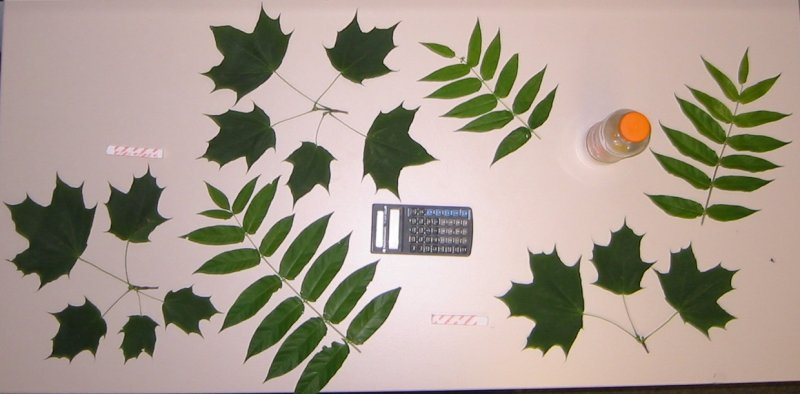
#> input picture Ex2/data/query.jpg, 800 x 394 px
$ python test.py
#> lines starting #> are read from the running program, lines starting #| are printed output that depends on the picture; after the words box and inside, x2 and y2 are one past the last pixel; in counts of white or black regions, pixels touching at a corner belong together
### Ex2/ex2.py
#!/usr/bin/env python3
# -*- coding: utf-8 -*-
"""

@author: Simon Matern
"""
import numpy as np
import cv2
import sys
import utils
from functools import reduce
import pickle

def binarizeImage(img):
    """
    This method creates a binary image from a colored or grayscale image.
    To improve the performance of the segmentation all structures should be
    separated using morphological operations, e.g. leaves should not be
    connected with each other.

    Parameters
    ----------
    img : ndarray
        An input image with shape (H,W,C) or (H,W)

    Returns
    -------
    result : ndarray
        A binary image with background pixel = 0 and foreground pixel = 255.
        The shape should be (H,W).

    """


    # converts the image to grayscale if it was
    img = img.copy()
    if len(img.shape)>2 and img.shape[2]==3:
        img = cv2.cvtColor(img, cv2.COLOR_BGR2GRAY)
    thresh=120
    #TODO:
    # ---- Binarize Image ----
    # Given a grayscale image, compute a binary representation
    # Background pixel = 0
    # Foreground pixel = 255
    thresh, img=cv2.threshold(img, thresh, 255,cv2.THRESH_BINARY_INV  )
    #TODO (optional):
    # ---- Erosion ----
    # Use morphological erosion to remove small connections between structures

    #utils.show(res)
    utils.show(img)
    return img

def extractContours(img):
    """
    This method ectracts contours from a binary images.
    The resulting contours/shapes are stored in a list.
    Each shape is represented by its 2d points using an ndarray of size (N,2)

    Parameters
    ----------
    img : ndarray
        A binary image

    Returns
    -------
    shapes : list[ndarray]
        A list of shapes.

    """
    contours, hierarchy =  cv2.findContours(img, cv2.RETR_EXTERNAL, cv2.CHAIN_APPROX_NONE)
    utils.visualizeContours(img, contours)

    shapes = []
    for cnt in contours:
        N = len(cnt)
        shape = cnt.reshape((N,2))
        shapes.append(shape)
    return shapes


def getFourierDescriptor(shape):
    """
    Compute the Fourier descriptor of a shape.
    Please use numpy.fft.fft() for the fourier transform.
    Otherwise there might be type conflicts.

    See: https://numpy.org/doc/stable/reference/routines.fft.html#module-numpy.fft

    Parameters
    ----------
    shape : ndarray
        A shape described by an array of size (N,2).
        Where N is the number of points.

    Returns
    -------
    fd : ndarray
        The fourier descriptor described by an array of size N.
        Note, that the output should contain complex numbers.

        Also note, that the 0th frequency is at fd[0].
        fd[1:n/2] contains all positive frequencies.
        fd[n/2:]  contains all negative frequencise.
        See documentation for details
    """

    # TODO:
    # Compute fourier descriptor of shape
    #print("shape")

    #print(shape)
    result=shape[:,0]+shape[:,1]*1j
    #print(result)
    #print("fourier")

    result=np.fft.fft(result)
    #print (result)
    return result

def normalizeFourierDescriptor(fd, n_freq):
    """
    Given a Fourier descriptor and the number of frequencies, normalize
    the Fourier Descriptor and reduce the number of frequencies to n_freq.

    Note, that you have to remove the higher frequencies,
    i.e. keep n_freq/2 lowest positive frequencies and n_freq/2 lowest negative frequencies.

    Parameters
    ----------
    fd : ndarray
        An unnormalized Fourier descriptor
    n_freq : int
        number of frequencies to represent the normalized FD

    Returns
    -------
    nfd : ndarray
        A normalized Fourier descriptor.

    """

    fd = fd.copy()

    # TODO:
    # Translation Invariance F(0) := 0
    fd[0]=0

    # TODO:
    # Scale Invariance F(i) := F(i)/|F(1)|
    fd=fd/fd[1]

    # TODO:
    # Rotation Invariance, starting point invariance etc.
    # F := |F|
    fd=abs(fd)
    # TODO:
    # Filter higher frequencies
    mid=int(n_freq/2)


    fd1=fd[:(mid+1)]#positive freqencies
    fd2=fd[-mid:]
    result= np.concatenate((fd1, fd2))
    return result

def classifyFourierDescriptor(nfd, nfd_templates, thresh):
    """
    Given a single normalized Fourier descriptor of shape and a list of
    normalized Fourier descriptor of the templates, classify the the shape.

    Use the following metric: d(x,y) = np.linalg.norm(x-y)/N  ,where N is the
    length of the descriptor.

    Parameters
    ----------
    nfd : ndarray
        normalized Fourier descriptor of some shape.
    nfd_templates : list[ndarrray]
        list of normalized Fourier descriptor of the templates.
    thresh : float
        a classification is only considered if the metric is below this threshold.
        Otherwise return -1

    Returns
    -------
    index : int
        The index of the corresponding class.
        0 is the first class (first template), 1 is the second class (second template)..
        If the dissimilarity is too large return -1
    """
    counter=-1
    last=1
    for classification in nfd_templates:
        if np.linalg.norm(nfd-classification)/len(nfd)<last:
            last= np.linalg.norm(nfd-classification)/len(nfd)
            counter=counter+1


    if last>thresh:
        return -1

    return counter


def imageSegmentation(img, templates, n_freq, thresh):
    query = binarizeImage(img)
    shapes = extractContours(query)
    shapes = [shape for shape in shapes if len(shape) > n_freq]


    utils.visualizeShapes(img, shapes, (255,255,255))
    fds = [getFourierDescriptor(shape) for shape in shapes]
    nfds = [normalizeFourierDescriptor(fd, n_freq) for fd in fds]

    nfd_templates = []
    for template in templates:
        binary = binarizeImage(template)
        templ_shapes = extractContours(binary)
        templ_shapes = [shape for shape in templ_shapes if len(shape) > n_freq]

        if len(templ_shapes) == 0:
            continue
        largest_shape = reduce((lambda x, y: x if len(x) > len(y) else y), templ_shapes)
        fd = getFourierDescriptor(largest_shape)
        nfd = normalizeFourierDescriptor(fd, n_freq)
        nfd_templates.append(nfd)

    classification = [classifyFourierDescriptor(nfd, nfd_templates, thresh) for nfd in nfds]

    classes = []
    labels = np.zeros(img.shape, np.uint8)
    for i in range(len(templates)):
        class_i = list(filter(lambda x: x[1] == i, enumerate(classification)))
        shapes_i = [shapes[x[0]] for x in class_i]

        color = (0,0,0)
        if i == 0:
            color = (255,0,0)
        elif i == 1:
            color = (0,255,0)
        else:
            color = (np.random.randint(1,255),np.random.randint(1,255),np.random.randint(1,255))
        labels = utils.visualizeShapes(labels, shapes_i, color)
        classes.append(shapes_i)

    return classes, labels

# [16 lines that do not run on import are left out]


### Ex2/utils.py
#!/usr/bin/env python3
# -*- coding: utf-8 -*-
"""
@author: Simon Matern
"""
import cv2
from matplotlib import pyplot as plt
import numpy as np
def show(img):
    """
    This method takes an image in numpy format and displays it.

    Parameters
    ----------
    img : a numpy array describing an image

    Returns
    -------
    None.

    """

    shape = img.shape
    if len(shape) == 3:
        plt.imshow(cv2.cvtColor(img, cv2.COLOR_BGR2RGB))
        plt.show()
    if len(shape) == 2:
        plt.imshow(img, cmap='gray')
        plt.show()

def visualizeContours(img, contours):
    """
    Visualise contours

    Parameters
    ----------
    img : numpy ndarray
        the contours are drawn into this image
    contours : list of ndarrays
        each element in contours is an ndarray with shape (N,1,2) which represents a contour
    """
    vis = img.copy()
    if len(vis.shape)==2:
        vis = np.stack([vis,vis,vis],axis=2)

    for cnt in contours:
        vis = cv2.drawContours(vis, [cnt.astype(int)], 0, (np.random.randint(1,255),np.random.randint(1,255),np.random.randint(1,255)), 3)
    show(vis)

def visualizeShapes(img, shapes, color):
    vis = img.copy()
    if len(vis.shape)==2:
        vis = np.stack([vis,vis,vis],axis=2)

    for shape in shapes:
        N = len(shape)
        cnt = shape.reshape((N,1,2))
        vis = cv2.fillPoly(vis, [cnt.astype(int)],color)
    show(vis)
    return vis


# [11 lines left out: function visualizeFourierDiscriptor, not called in this run]

### Ex2/test.py
#!/usr/bin/env python3
# -*- coding: utf-8 -*-
"""
@author: Simon Matern
"""
import numpy as np

import ex2
import cv2
import utils
import json


def checkBinarization(img, ref):
    try:
        H,W,C = img.shape
        binary = ex2.binarizeImage(img)
        #utils.show(np.equal(binary,0))
        utils.show(binary)
        utils.show(ref)
        intersection = ((ref == 255) & (binary == 255) & (ref == binary)).sum()
        union = ((ref == 255) | (binary == 255)).sum()

        iou = intersection/union
        assert binary.min() == 0, "The binary image must have values 0 or 255"
        assert binary.max() == 255, "The binary image must have values 0 or 255"
        assert iou > 0.8, "The binarization is not good enough. Try changing some parameters. Is your image maybe inverted?"
        return True

    except AssertionError as e:
        print(e)
        return False

def checkFourierDescriptor():
    try:
        points = np.random.random((20, 2))
        fd = points[:,0]+1j*points[:, 1]
        fd_ref = np.fft.fft(fd)
        fd = ex2.getFourierDescriptor(points)
        assert np.abs(fd_ref-fd).sum() < 0.01, "There is an error with the Fourier Descriptor"
        return True
    except AssertionError as e:
        print(e)
        return False


def checkNormalizeFourierDescriptor():
    try:
        n_freq = 21
        points = np.random.random((20, 2))
        fd = points[:, 0] + 1j * points[:, 1]
        fd = np.fft.fft(fd)
        nfd = ex2.normalizeFourierDescriptor(fd, n_freq)

        assert len(nfd) == n_freq, "Fourier Descriptor has wrong size. Size should be n_freq."
        assert nfd.dtype == np.float64 or nfd.dtype == np.float32, "Fourier Descriptor is not correctly normalized. " \
                                                                   "The FD should only contain real numbers (float32 " \
                                                                   "or float64) "
        assert nfd[0] == 0, "Fourier Descriptor is not translation invariant"
        assert np.abs(nfd[1] - 1) < 0.001, "Fourier Descriptor is not scale invariant"
        return True
    except AssertionError as e:
        print(e)
        return False

def checkClassification():
    try:
        template1 = cv2.imread("data/template1.jpg")
        utils.show(template1)

        template2 = cv2.imread("data/template2.jpg")
        utils.show(template2)
        templates = [template1, template2]


        img = cv2.imread("data/query.jpg")
        utils.show(img)

        n_freq = 30
        thresh = 0.5

        _, labels = ex2.imageSegmentation(img, templates, n_freq, thresh)
        class1 = labels[:,:,0]==255
        class2 = labels[:,:,1]==255
        utils.show(class1)
        utils.show(class2)

        gt = cv2.imread("data/labels.png")
        class1_gt = gt[:,:,0]==255
        class2_gt = gt[:,:,1]==255
        utils.show(class1_gt)
        utils.show(class2_gt)

        intersection1 = (class1 & class1_gt & (class1_gt == class1)).sum()
        union1 = (class1 | class1_gt).sum()

        intersection2 = (class2 & class2_gt & (class2_gt == class2)).sum()
        union2 = (class2 | class2_gt).sum()

        utils.show((class1 | class1_gt))
        utils.show((class2 | class2_gt))

        iou1 = intersection1/union1
        iou2 = intersection2/union2

        assert iou1 > 0.7, "The classification of class 1 is incorrect. Score: {:2.2f}%".format(100*iou1)
        assert iou2 > 0.55, "The classification of class 2 is incorrect. Score: {:2.2f}%".format(100*iou2)
        return True

    except AssertionError as e:
        print(e)
        return False


if __name__ == '__main__':
    img = cv2.imread("data/query.jpg")
#> img is the input picture: shape (394, 800, 3); mean B, G, R 142.8, 155.4, 168.1
    ref = cv2.imread("data/binary_query.png")[:,:,0]
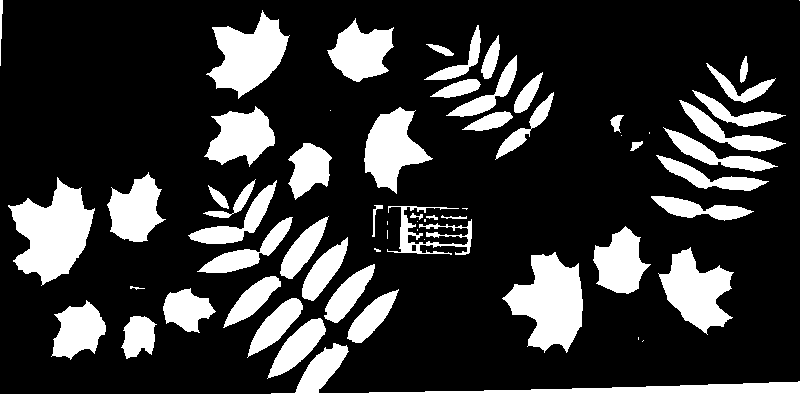
#> input picture Ex2/data/binary_query.png, 800 x 394 px
#> ref: shape (394, 800); 21.3% white; 63 white regions (14 under 20 px), largest, box (x1, y1, x2, y2) and area: (8, 177, 95, 286) 5178, (502, 252, 583, 353) 4857, (271, 343, 800, 394) 4103

    binarization = 0
    fd = 0
    nfd = 0
    classification = 0

    try:
        binarization += checkBinarization(img, ref)
#> in binarizeImage, `thresh, img=cv2.threshold(img, thresh, 255,cv2.THRESH_BINARY_INV  )`: img: shape (394, 800); 25.3% white; 98 white regions (51 under 20 px)
#> in binarizeImage, `thresh, img=cv2.threshold(img, thresh, 255,cv2.THRESH_BINARY_INV  )`: thresh = 120
#> in checkBinarization, `intersection = ((ref == 255) & (binary == 255) & (ref == binary)).sum()`: intersection = 66916
#> in checkBinarization, `union = ((ref == 255) | (binary == 255)).sum()`: union = 79838
#> in checkBinarization, `iou = intersection/union`: iou = 0.838
#> binarization = 1
        fd += checkFourierDescriptor()
        nfd += checkNormalizeFourierDescriptor()
        classification += checkClassification()
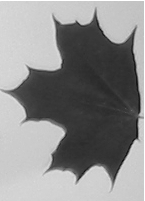
#> input picture Ex2/data/template1.jpg, 145 x 201 px
#> in checkClassification, template1 is the input picture: shape (201, 145, 3); min 16, max 255, mean 139
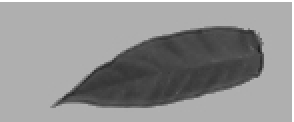
#> input picture Ex2/data/template2.jpg, 147 x 61 px (shown 2 times larger)
#> in checkClassification, template2 is the input picture: shape (61, 147, 3); min 27, max 255, mean 145.1
#> in extractContours, `contours, hierarchy =  cv2.findContours(img, cv2.RETR_EXTERNAL, cv2.CH..`: contours = 92 contours, 49 with area under 20; largest, box (x1, y1, x2, y2) and area: (4, 173, 97, 290) 5475, (499, 247, 584, 357) 5124, (647, 124, 782, 224) 4394, (152, 339, 800, 394) 4175, (202, 6, 292, 104) 4138
#> in visualizeContours, `vis = np.stack([vis,vis,vis],axis=2)`: vis: shape (394, 800, 3); 25.3% white; 98 white regions (51 under 20 px), largest, box (x1, y1, x2, y2) and area: (4, 173, 97, 290) 5670, (499, 247, 584, 357) 5301, (152, 339, 800, 394) 4882
#> the loop in visualizeContours, `for cnt in contours:` made 92 passes
#> cnt on passes 1, 2, 3, 5, 6, 7, 10, 15, 16, 17, 18, 19: [[145, 393], [146, 393], [147, 393], [146, 393]], [[141, 393], [142, 393]], [[131, 393], [132, 393]], [[91, 393]], [[87, 393], [88, 393]], [[81, 393]], [[53, 393], [54, 393]], [[103, 315]], [[48, 312]], [[110, 307], [109, 308]], [[112, 305]], [[116, 301]]
#> after the loop in visualizeContours, `for cnt in contours:`:
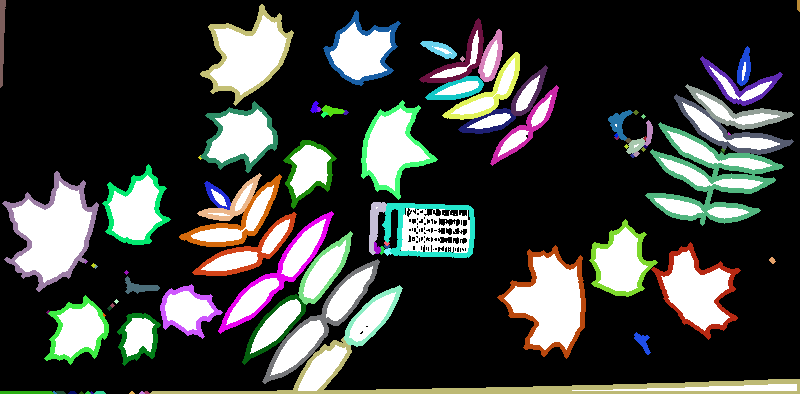
#> vis: shape (394, 800, 3); mean of channels 0, 1, 2 60.8, 64, 61.9; drawn as B, G, R
#> the loop in extractContours, `for cnt in contours:` made 92 passes
#> N on passes 4, 8, 9, 11, 12, 13, 14, 20, 21, 22, 23, 24: 14, 8, 14, 102, 1412, 53, 154, 211, 157, 148, 178, 79
#> (N, shape) on passes 1, 2, 3, 5, 6, 7: (4, [[145, 393], [146, 393], [147, 393], [146, 393]]), (2, [[141, 393], [142, 393]]), (2, [[131, 393], [132, 393]]), (1, [[91, 393]]), (2, [[87, 393], [88, 393]]), (1, [[81, 393]])
#> after the loop in extractContours, `for cnt in contours:`: shapes = 92 items
#> in imageSegmentation, `shapes = [shape for shape in shapes if len(shape) > n_freq]`: shapes = 46 items
#> the loop in visualizeShapes, `for shape in shapes:` made 46 passes
#> after the loop in visualizeShapes, `for shape in shapes:`:
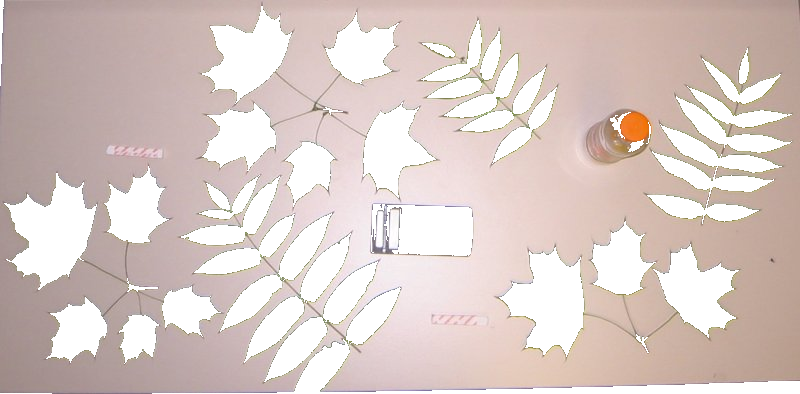
#> vis: shape (394, 800, 3); mean B, G, R 197.4, 201.9, 217.4
#> the loop in imageSegmentation, `for template in templates:` made 2 passes
#> (thresh in binarizeImage, mid in normalizeFourierDescriptor) on passes 1 to 2: (120, 15), (120, 15)
#> after the loop in imageSegmentation, `for template in templates:`: binary: shape (61, 147); 30% white; 1 white region, box (x1, y1, x2, y2) and area: (26, 13, 132, 54) 2689
#> after the loop in imageSegmentation, `for template in templates:`: nfd_templates = 2 items
#> the loop in classifyFourierDescriptor, `for classification in nfd_templates:` made 2 passes
#> (last, counter) on passes 1 to 2: (0.199, 0), (0.0397, 1)
#> after the loop in classifyFourierDescriptor, `for classification in nfd_templates:`: counter = 1; last = 0.0397
#> the loop in classifyFourierDescriptor (call 2), `for classification in nfd_templates:` made 2 passes
#> (last, counter) on passes 1 to 2: (0.197, 0), (0.0377, 1)
#> in imageSegmentation, `classification = [classifyFourierDescriptor(nfd, nfd_templates, thresh..`: classification = 46 values, max 1 at index 0, min -1 at index 25, mean 0.674
#> the loop in imageSegmentation, `for i in range(len(templates)):` made 2 passes
#> color on passes 1 to 2: (255, 0, 0), (0, 255, 0)
#> after the loop in imageSegmentation, `for i in range(len(templates)):`: classes = 2 items
#> in checkClassification, `class1 = labels[:,:,0]==255`: class1: shape (394, 800) bool; 13% white; 13 white regions, largest, box (x1, y1, x2, y2) and area: (4, 173, 97, 290) 5670, (499, 247, 584, 357) 5301, (202, 6, 292, 104) 4297
#> in checkClassification, `class2 = labels[:,:,1]==255`: class2: shape (394, 800) bool; 11.1% white; 32 white regions, largest, box (x1, y1, x2, y2) and area: (152, 339, 800, 394) 4882, (384, 205, 473, 256) 3675, (264, 261, 378, 382) 3217
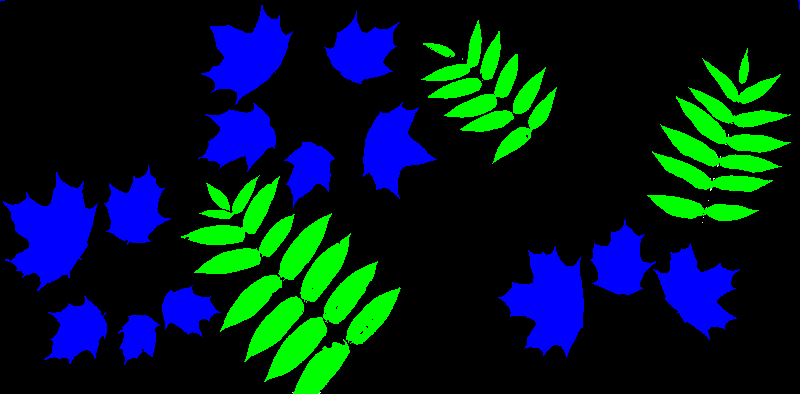
#> input picture Ex2/data/labels.png, 800 x 394 px
#> in checkClassification, gt is the input picture: shape (394, 800, 3); mean B, G, R 33.7, 25.7, 0
#> in checkClassification, `class1_gt = gt[:,:,0]==255`: class1_gt: shape (394, 800) bool; 13.2% white; 15 white regions (2 under 20 px), largest, box (x1, y1, x2, y2) and area: (3, 172, 98, 291) 5784, (498, 246, 584, 358) 5359, (201, 5, 293, 105) 4355
#> in checkClassification, `class2_gt = gt[:,:,1]==255`: class2_gt: shape (394, 800) bool; 10.1% white; 30 white regions (5 under 20 px), largest, box (x1, y1, x2, y2) and area: (264, 261, 378, 382) 3231, (220, 213, 332, 332) 2871, (181, 176, 280, 245) 1849
#> in checkClassification, `intersection1 = (class1 & class1_gt & (class1_gt == class1)).sum()`: intersection1 = 40934
#> in checkClassification, `union1 = (class1 | class1_gt).sum()`: union1 = 41673
#> in checkClassification, `intersection2 = (class2 & class2_gt & (class2_gt == class2)).sum()`: intersection2 = 26839
#> in checkClassification, `union2 = (class2 | class2_gt).sum()`: union2 = 39744
#> in show (call 21), `plt.show()`:
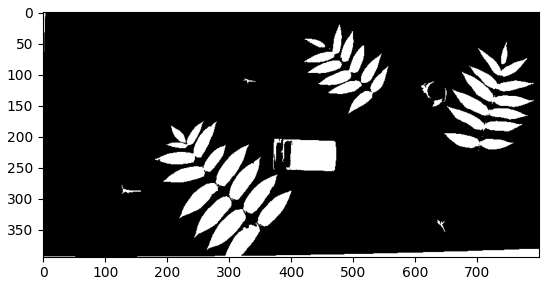
#> figure drawn by matplotlib, 1 panel
#> in checkClassification, `iou1 = intersection1/union1`: iou1 = 0.982
#> in checkClassification, `iou2 = intersection2/union2`: iou2 = 0.675
    except Exception as e:
        print(e)

    score = { "scores": {"Binarization": binarization,
                         "FourierDescriptor": fd,
                         "NormalizeFourierDescriptor": nfd,
                         "Classification": classification} }

    print(json.dumps(score))
#| {"scores": {"Binarization": 1, "FourierDescriptor": 1, "NormalizeFourierDescriptor": 1, "Classification": 1}}
